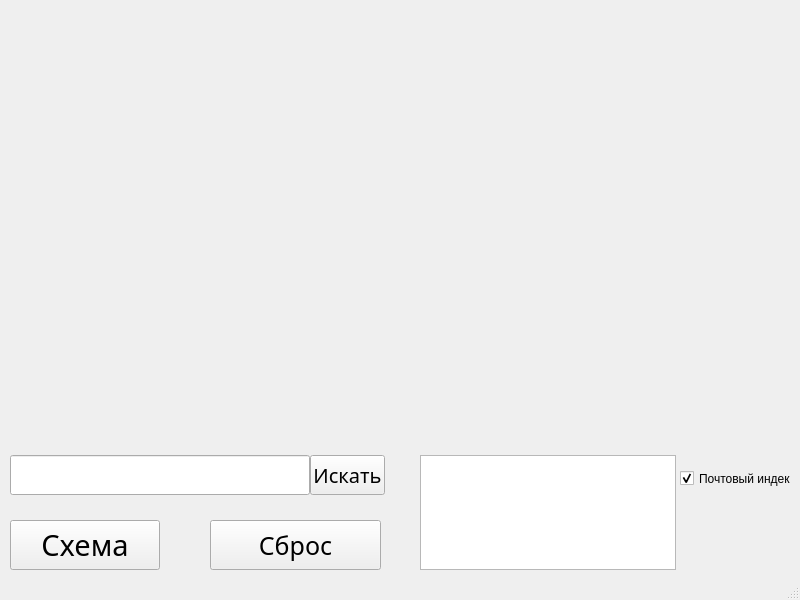
<?xml version="1.0" encoding="UTF-8"?>
<ui version="4.0">
 <class>MainWindow</class>
 <widget class="QMainWindow" name="MainWindow">
  <property name="enabled">
   <bool>true</bool>
  </property>
  <property name="geometry">
   <rect>
    <x>0</x>
    <y>0</y>
    <width>800</width>
    <height>600</height>
   </rect>
  </property>
  <property name="windowTitle">
   <string>Map</string>
  </property>
  <widget class="QWidget" name="centralwidget">
   <widget class="QLabel" name="map_label">
    <property name="geometry">
     <rect>
      <x>75</x>
      <y>0</y>
      <width>650</width>
      <height>450</height>
     </rect>
    </property>
    <property name="cursor">
     <cursorShape>CrossCursor</cursorShape>
    </property>
    <property name="text">
     <string/>
    </property>
   </widget>
   <widget class="QPushButton" name="map_type_btn">
    <property name="geometry">
     <rect>
      <x>10</x>
      <y>520</y>
      <width>150</width>
      <height>50</height>
     </rect>
    </property>
    <property name="font">
     <font>
      <family>STZhongsong</family>
      <pointsize>22</pointsize>
     </font>
    </property>
    <property name="text">
     <string>Схема</string>
    </property>
   </widget>
   <widget class="QLineEdit" name="sqearch_lineEdit">
    <property name="geometry">
     <rect>
      <x>10</x>
      <y>455</y>
      <width>300</width>
      <height>40</height>
     </rect>
    </property>
    <property name="font">
     <font>
      <pointsize>16</pointsize>
     </font>
    </property>
    <property name="text">
     <string/>
    </property>
   </widget>
   <widget class="QPushButton" name="search_btn">
    <property name="geometry">
     <rect>
      <x>310</x>
      <y>455</y>
      <width>75</width>
      <height>40</height>
     </rect>
    </property>
    <property name="font">
     <font>
      <family>Yu Gothic UI Semilight</family>
      <pointsize>15</pointsize>
     </font>
    </property>
    <property name="text">
     <string>Искать</string>
    </property>
   </widget>
   <widget class="QPushButton" name="reset_btn">
    <property name="geometry">
     <rect>
      <x>210</x>
      <y>520</y>
      <width>171</width>
      <height>50</height>
     </rect>
    </property>
    <property name="font">
     <font>
      <family>STZhongsong</family>
      <pointsize>19</pointsize>
     </font>
    </property>
    <property name="text">
     <string>Сброс</string>
    </property>
   </widget>
   <widget class="QTextBrowser" name="address_textBrowser">
    <property name="geometry">
     <rect>
      <x>420</x>
      <y>455</y>
      <width>256</width>
      <height>115</height>
     </rect>
    </property>
   </widget>
   <widget class="QCheckBox" name="index_checkBox">
    <property name="geometry">
     <rect>
      <x>680</x>
      <y>470</y>
      <width>111</width>
      <height>17</height>
     </rect>
    </property>
    <property name="text">
     <string>Почтовый индекс</string>
    </property>
    <property name="checked">
     <bool>true</bool>
    </property>
   </widget>
  </widget>
  <widget class="QStatusBar" name="statusbar"/>
 </widget>
 <resources/>
 <connections/>
</ui>
